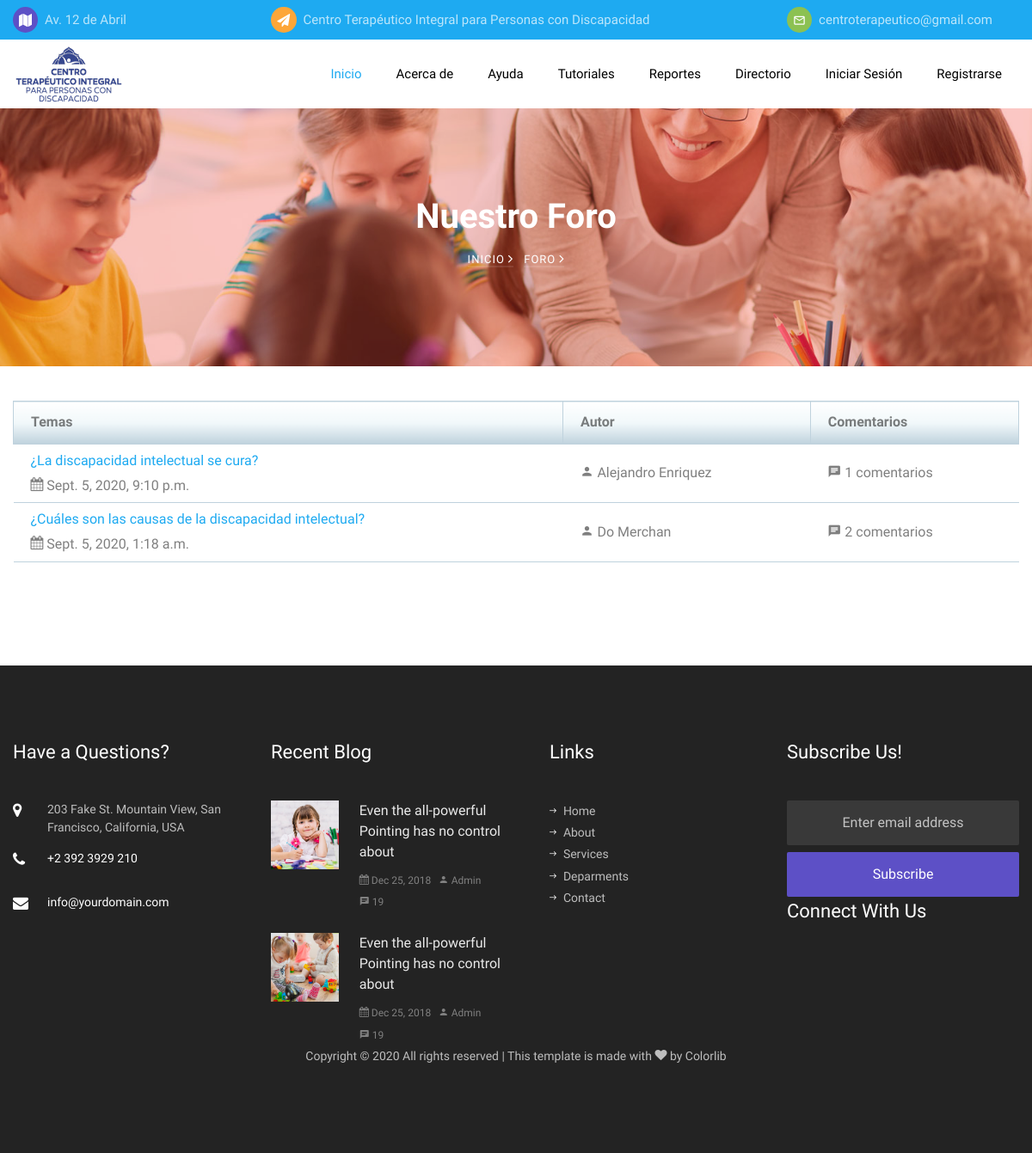
Screenshot of /blog.html with the database file from the repository.
### website/models.py (models this page shows, shortened)
class Therapeutic_center(models.Model):
    name = models.CharField(max_length=100)
    direction = models.ForeignKey('Direction', on_delete=models.DO_NOTHING, null=True)
    phone_number_1 = models.PositiveIntegerField()
    phone_number_2 = models.PositiveIntegerField()
    email = models.EmailField(max_length=250)
    bank_name = models.CharField(max_length=100)
    bank_account = models.CharField(max_length=10)
    bank_id_card = models.CharField(max_length=10)

class Direction(models.Model):
    main_street = models.CharField(max_length=250)
    secondary_street = models.CharField(max_length=250, null=True)
    house_number = models.CharField(max_length=5, null=True)
    reference = models.TextField()

class Forum_entry(models.Model):
    representative = models.ForeignKey(User, on_delete=models.SET_NULL, null=True)
    subject = models.CharField(max_length=200)
    description = models.TextField(max_length=5000)
    date = models.DateTimeField(auto_now_add=True)

class User(models.Model):
    MALE = 'M'
    FEMALE = 'F'
    SEX_OPTIONS = [
        (MALE, 'Masculino'),
        (FEMALE, 'Femenino'),
    ]
    ADMINISTRATOR = 'AD'
    THERAPIST = 'TR'
    REPRESENTATIVE = 'RP'
    ROL_OPTIONS = [
        (ADMINISTRATOR, 'Administrador'),
        (THERAPIST, 'Terapeuta'),
        (REPRESENTATIVE, 'Representante'),
    ]
    first_name = models.CharField(max_length=150)
    last_name = models.CharField(max_length=150)
    identity_card = models.CharField(max_length=10)
    registration_date = models.DateTimeField(auto_now_add=True)
    rol = models.CharField(max_length=2, choices=ROL_OPTIONS, default=REPRESENTATIVE)
    birth = models.DateField()
    sex = models.CharField(max_length=1, choices=SEX_OPTIONS, default=MALE)
    civil_status = models.CharField(max_length=150, null=True)
    phone_number_1 = models.PositiveIntegerField()
    phone_number_2 = models.PositiveIntegerField(null=True)
    email = models.EmailField(max_length=250)
    password = models.CharField(max_length=25)
    direction = models.ForeignKey('Direction', on_delete=models.DO_NOTHING, null=True)
    job_title = models.CharField(max_length=500, null=True)
    degree = models.CharField(max_length=500, null=True)
    biography = models.TextField(null=True)
    def __str__(self):
        return self.first_name + ' ' + self.last_name

### website/views.py (the view)
# urls.py: path('blog.html', views.blog, name='blog'),
def blog(request):
    entries = Forum_entry.objects.all().annotate(responses=Count('forum_response'))
    return render(request, 'blog.html', {'center_data':center_data, 'entries':entries})

### templates/blog.html (shortened to what this page needs)
<!DOCTYPE html>
<html lang="en">
<head>
    {% include 'includes/head.html'%} {% block head %} {% endblock %}
</head>
<body>
    {% include 'includes/header.html'%} {% block header %} {% endblock %} {% include 'includes/navbar.html'%} {% block navbar %} {% endblock %}
    <section class="hero-wrap hero-wrap-2" style="background-image: url('/static/website/images/bg_3.jpg');">
        <div class="overlay"></div>
        <div class="container">
            <div class="row no-gutters slider-text align-items-center justify-content-center">
                <div class="col-md-9 ftco-animate text-center">
                    <h1 class="mb-2 bread">Nuestro Foro</h1>
                    <p class="breadcrumbs"><span class="mr-2"><a href="index.html">Inicio <i class="ion-ios-arrow-forward"></i></a></span> <span>Foro <i class="ion-ios-arrow-forward"></i></span></p>
                </div>
            </div>
        </div>
    </section>
    <section class="forum-section">
        <div class="container">
            <table class="forum-entry-table">
                <tr>
                    <th>Temas</th>
                    <th>Autor</th>
                    <th>Comentarios</th>
                </tr>
                {%for entry in entries%}
                <tr>
                    <td>
                        <a href="/blog-single.html/{{entry.id}}">{{entry.subject}}</a><br>
                        <span class="icon-calendar"></span> {{ entry.date }}
                    </td>
                    <td><span class="icon-person"></span> {{ entry.representative }}</td>
                    <td> <span class="icon-chat"></span> {{ entry.responses }} comentarios</td>
                </tr>
                {%endfor%}
            </table>
        </div>
    </section>
    {% include 'includes/footer.html'%} {% block footer %} {% endblock %}
</body>
</html>

### templates/includes/header.html (shortened to what this page needs)
<div class="py-2 bg-primary">
    <div class="container">
        <div class="row no-gutters d-flex align-items-start align-items-center px-3 px-md-0">
            <div class="col-lg-12 d-block">
                <div class="row d-flex">
                    <div class="col-md-5 pr-4 d-flex topper align-items-center width-25">
                        <div class="icon bg-fifth mr-2 d-flex justify-content-center align-items-center"><span class="icon-map"></span></div>
                        <span class="text">{{ center_data.direction.main_street }}</span>
                    </div>
                    <div class="col-md pr-4 d-flex topper align-items-center width-50">
                        <div class="icon bg-secondary mr-2 d-flex justify-content-center align-items-center"><span class="icon-paper-plane"></span></div>
                        <span class="text"><a class="text" class="nav-link">{{ center_data.name }}</a></span>
                    </div>
                    <div class="col-md pr-4 d-flex topper align-items-center width-25">
                        <div class="icon bg-tertiary mr-2 d-flex justify-content-center align-items-center"><span class="icon-mail_outline"></span></div>
                        <span class="text"><a class="text" class="nav-link">{{ center_data.email }}</a></span>
                    </div>
                </div>
            </div>
        </div>
    </div>
</div>

### static/website/css/icomoon.css (style rules this page uses)
[class^="icon-"], [class*=" icon-"] { font-family: 'icomoon' !important; speak: none; font-style: normal; font-weight: normal; font-variant: normal; text-transform: none; line-height: 1; -webkit-font-smoothing: antialiased; -moz-osx-font-smoothing: grayscale; }
.icon-calendar:before { content: "\f073"; }
.icon-paper-plane:before { content: "\f1d8"; }
.icon-map:before { content: "\f279"; }
.icon-chat:before { content: "\e0b7"; }
.icon-mail_outline:before { content: "\e0e1"; }
.icon-person:before { content: "\e7fd"; }

### static/website/css/my-style.css (style rules this page uses)
.forum-section { margin-top: 40px; margin-bottom: 120px; }
.forum-entry-table { width: 100%; }
.forum-entry-table td, .forum-entry-table th { padding: 5px 20px; }
.forum-entry-table tr { border-bottom: solid 1px rgb(191, 210, 221); }
.forum-entry-table th { background-image: linear-gradient(#fff, rgb(241, 248, 250), rgb(191, 210, 221)); border: solid 1px rgb(191, 210, 221); padding: 10px 20px; }

### templates/includes/header.html (style rules this page uses)
.width-25 { max-width: 25%; }

### rows the page displays
Therapeutic_center: direction.main_street "Av. 12 de Abril", name "Centro Terapéutico Integral para Personas con Discapacidad", email "centroterapeutico@gmail.com"
Forum_entry: subject "¿La discapacidad intelectual se cura?", date "Sept. 5, 2020, 9:10 p.m.", representative "Alejandro Enriquez", responses "1"
Forum_entry: subject "¿Cuáles son las causas de la discapacidad intelectual?", date "Sept. 5, 2020, 1:18 a.m.", representative "Do Merchan", responses "2"
